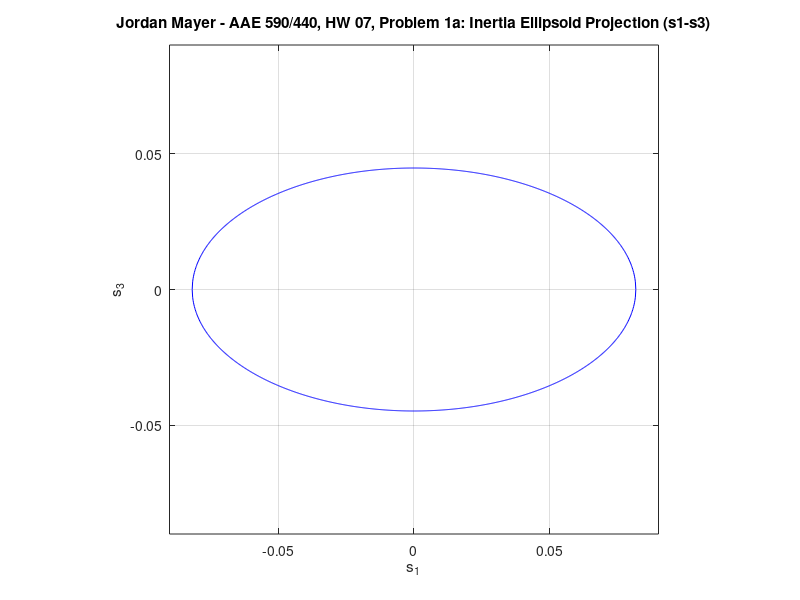
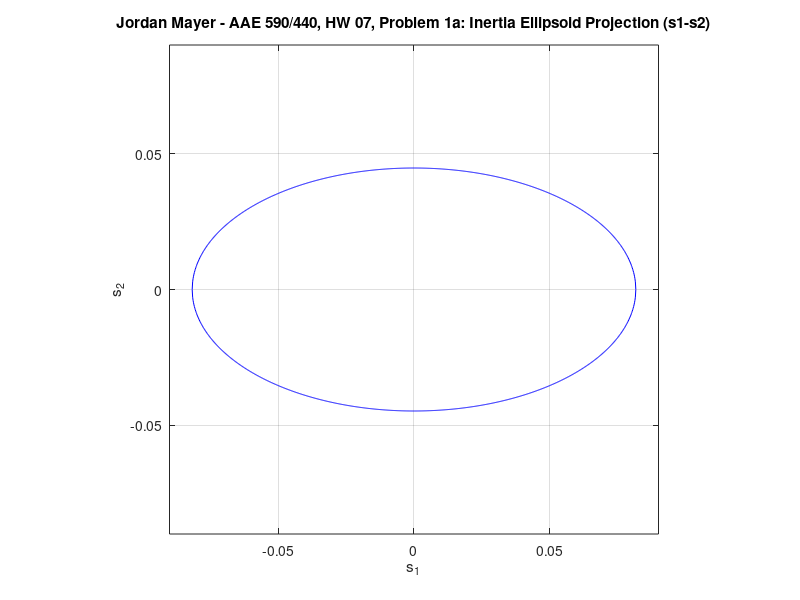
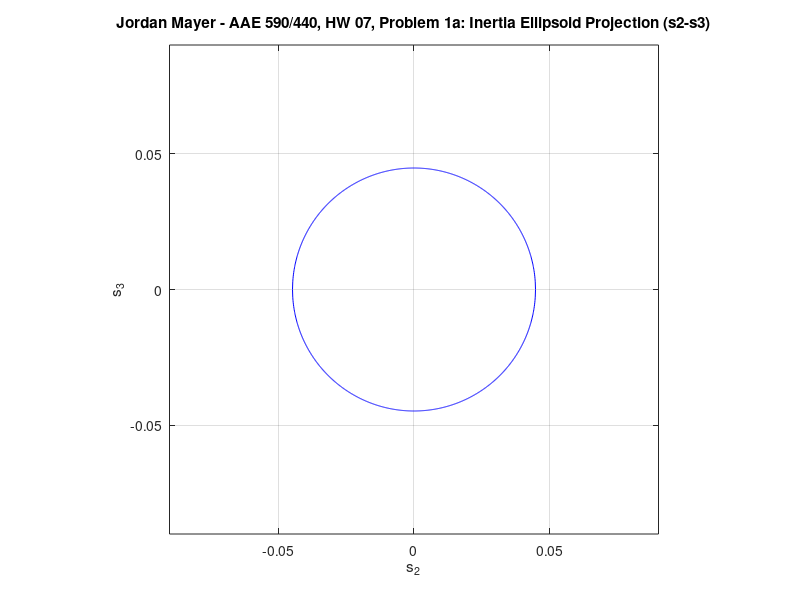
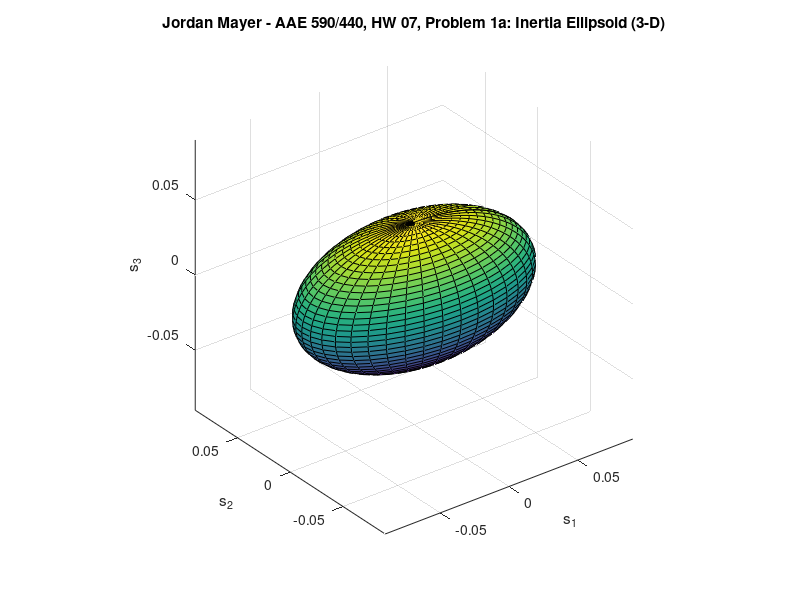

The MATLAB source for these figures, in order:
%%%%%
% Jordan Mayer
% AAE 590: Spacecraft Attitude Dynamics
% HW 07
%
% Perform basic arithmetic to obtain and verify results.
% Plot inertia ellipsoids both as 2-D projections and in 3-D.
%%%%%

%% Preliminary setup
close all; clear all; format compact; rehash toolbox;
addpath('../helpers');

%% Problem 1

% Part a

I = [150 500 500];  % principal moments of inertia, kg*m^2

% calculate semi-diameters on corresponding axes
alpha = 1./sqrt(I)
scale = [-1 1 -1 1] * 0.09;

% plot projections

% s1-s3
x1 = linspace(-alpha(1),alpha(1),1000);
x3 = sqrt(1/I(3) * (1 - I(1)*x1.^2));
figure();
plot(x1, x3, '-b'); hold on; plot(x1, -x3, '-b');  % include negative sqrts
title('Jordan Mayer - AAE 590/440, HW 07, Problem 1a: Inertia Ellipsoid Projection (s1-s3)')
xlabel('s_1'); ylabel('s_3'); grid on;
axis square; axis(scale)

% s1-s2
x2 = sqrt(1/I(2) * (1 - I(1)*x1.^2));
figure();
plot(x1, x2, '-b'); hold on; plot(x1, -x2, '-b');  % include negative sqrts
title('Jordan Mayer - AAE 590/440, HW 07, Problem 1a: Inertia Ellipsoid Projection (s1-s2)')
xlabel('s_1'); ylabel('s_2'); grid on;
axis square; axis(scale)

% s2-s3
x2 = linspace(-alpha(2),alpha(2),1000);
x3 = sqrt(1/I(3) * (1 - I(2)*x2.^2));
figure();
plot(x2, x3, '-b'); hold on; plot(x2, -x3, '-b');  % include negative sqrts
title('Jordan Mayer - AAE 590/440, HW 07, Problem 1a: Inertia Ellipsoid Projection (s2-s3)')
xlabel('s_2'); ylabel('s_3'); grid on;
axis square; axis(scale)

% 3-D plot
[x,y,z] = ellipsoid(0, 0, 0, alpha(1), alpha(2), alpha(3), 40);
figure();
surf(x,y,z);
title('Jordan Mayer - AAE 590/440, HW 07, Problem 1a: Inertia Ellipsoid (3-D)')
xlabel('s_1'); ylabel('s_2'); zlabel('s_3');
axis square; axis([scale scale(1:2)])

% Part b

I = [600 375 375];  % principal moments of inertia, kg*m^2

% calculate semi-diameters on corresponding axes
alpha = 1./sqrt(I)
scale = [-1 1 -1 1] * 0.06;

% plot projections

% s1-s3
x1 = linspace(-alpha(1),alpha(1),1000);
x3 = sqrt(1/I(3) * (1 - I(1)*x1.^2));
figure();
plot(x1, x3, '-b'); hold on; plot(x1, -x3, '-b');  % include negative sqrts
title('Jordan Mayer - AAE 590/440, HW 07, Problem 1a: Inertia Ellipsoid Projection (s1-s3)')
xlabel('s_1'); ylabel('s_3'); grid on;
axis square; axis(scale)

% s1-s2
x2 = sqrt(1/I(2) * (1 - I(1)*x1.^2));
figure();
plot(x1, x2, '-b'); hold on; plot(x1, -x2, '-b');  % include negative sqrts
title('Jordan Mayer - AAE 590/440, HW 07, Problem 1a: Inertia Ellipsoid Projection (s1-s2)')
xlabel('s_1'); ylabel('s_2'); grid on;
axis square; axis(scale)

% s2-s3
x2 = linspace(-alpha(2),alpha(2),1000);
x3 = sqrt(1/I(3) * (1 - I(2)*x2.^2));
figure();
plot(x2, x3, '-b'); hold on; plot(x2, -x3, '-b');  % include negative sqrts
title('Jordan Mayer - AAE 590/440, HW 07, Problem 1a: Inertia Ellipsoid Projection (s2-s3)')
xlabel('s_2'); ylabel('s_3'); grid on;
axis square; axis(scale)

% 3-D plot
[x,y,z] = ellipsoid(0, 0, 0, alpha(1), alpha(2), alpha(3), 40);
figure();
surf(x,y,z);
title('Jordan Mayer - AAE 590/440, HW 07, Problem 1a: Inertia Ellipsoid (3-D)')
xlabel('s_1'); ylabel('s_2'); zlabel('s_3');
axis square; axis([scale scale(1:2)])

%% Problem 2

% Part c

G = 6.67e-11  % gravitational constant, m^3/(kg*s^2)

% relative position vectors of particles from P, in terms of L, expressed
% in a_hat frame
p1 = [1.5 .5 -.5]
p2 = [1.5 .5 .5]
p3 = [1.5 -.5 -.5]
p4 = [1.5 -.5 .5]
p5 = [2.5 .5 -.5]
p6 = [2.5 .5 .5]
p7 = [2.5 -.5 -.5]
p8 = [2.5 -.5 .5]
p_all = [p1; p2; p3; p4; p5; p6; p7; p8]

% gravitational force on each particle due to P, in terms of m'*m/L^2,
% Newtons, expressed in a_hat frame
F_all = zeros(8,3)

% total gravitational force, in terms of m'*m/L^2, Newtons, expressed in
% a_hat frame
F = zeros(1,3)

% calculate gravitational forces from each particle and sum to get total
% force
for k=1:8
    p_k = p_all(k,:)
    p_k_norm = norm(p_k)
    F_all(k,:) = -(G/p_k_norm^3)*p_k
    F = F + F_all(k,:)
end

% Part d

% magnitude of total gravitational force, in terms of m'*m/L^2, Newtons
F_norm = norm(F)

% unit vector in direction of total gravitational force, expressed in a_hat
% frame
F_hat = F/F_norm

% distance from P to c.g., in terms of L
R_cg = sqrt(G*8/F_norm)

% vector from P to c.g., in terms of L, in a_hat frame
r_P_cg = -R_cg*F_hat

% vector from c.m. to c.g., in terms of L, in a_hat frame
r_cm_cg = r_P_cg - [2 0 0]

% distance from c.m. to c.g., in terms of L
r_cm_cg_norm = norm(r_cm_cg)
